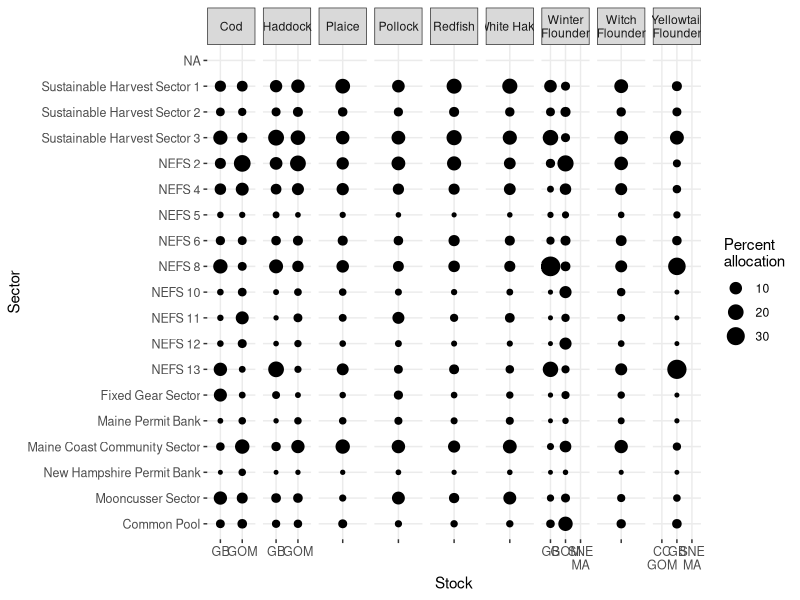
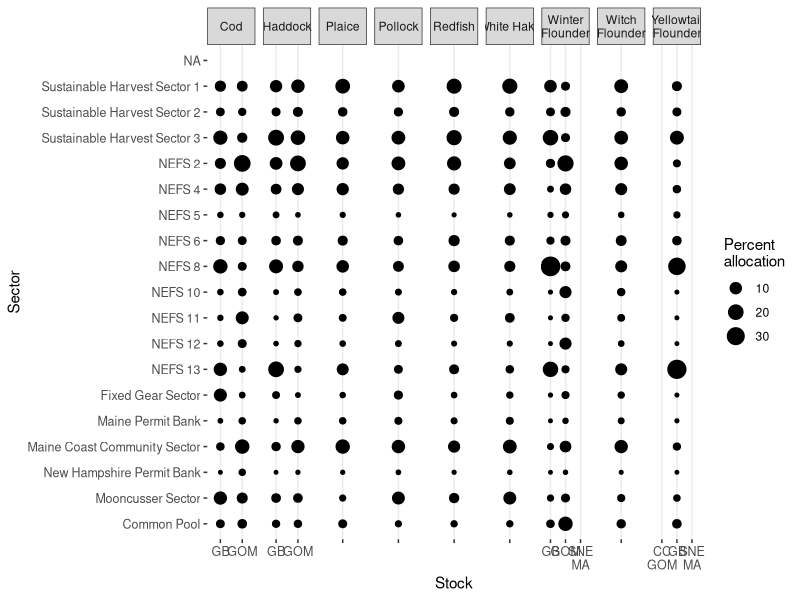
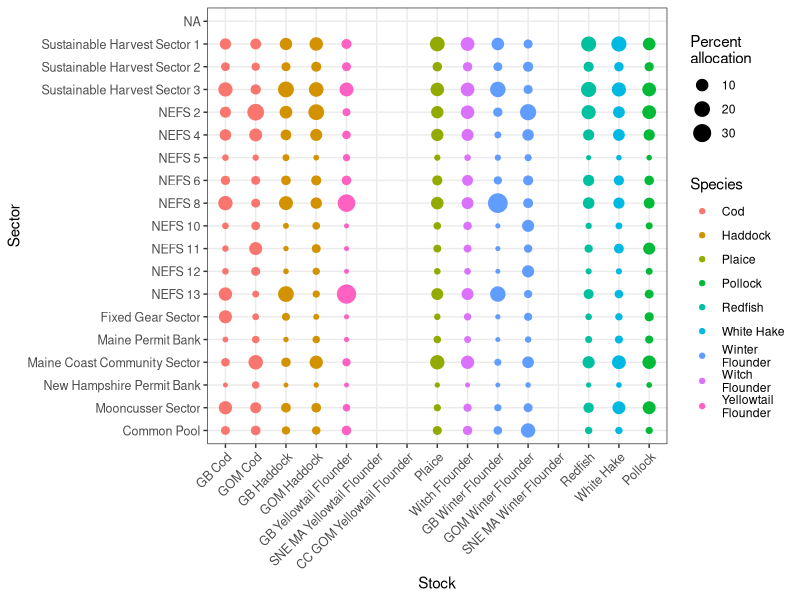

R code for these plots, in order:
#################################
#Zoe Kitchel
#20 Feb 2024
#This code makes visualization of sector allocations for NEFMC groundfish across sectors
##################################
##SETUP
##################################
library(ggplot2)
library(data.table)
##################################
#Pull in table from
#Federal Register :: Magnuson-Stevens Act Provisions; Fisheries of the Northeastern United States;
#Northeast Multispecies Fishery; Approval of 2023 and 2024 Sector Operations Plans and Allocation of
#2023 Northeast Multispecies Annual Catch Entitlements
#https://www.federalregister.gov/documents/2023/05/01/2023-09143/magnuson-stevens-act-provisions-fisheries-of-the-northeastern-united-states-northeast-multispecies

nefmc_multispecies_2023_allocation <- fread(file.path("figures","input_figures","raw","nefmc_multispecies_2023_allocation.csv"))

#wide to long
nefmc_multispecies_2023_allocation.long <- melt(nefmc_multispecies_2023_allocation,
                                                id.vars = c("Sector Name", "MRI Count"),
                                                value.name = "percent",
                                                variable.name = "stock")

#species key
species_stock_key <- data.table(stock = 
                                  c("GB Cod", "GOM Cod","GB Haddock",
                                  "GOM Haddock","GB Yellowtail Flounder", "SNE MA Yellowtail Flounder",
                                  "CC GOM Yellowtail Flounder", "Plaice", "Witch Flounder",
                                  "GB Winter Flounder", "GOM Winter Flounder","SNE MA Winter Flounder",
                                  "Redfish","White Hake", "Pollock" ),
                                species = 
                                 c("Cod", "Cod","Haddock",
                                    "Haddock","Yellowtail\nFlounder", "Yellowtail\nFlounder",
                                    "Yellowtail\nFlounder", "Plaice", "Witch\nFlounder",
                                    "Winter\nFlounder", "Winter\nFlounder","Winter\nFlounder",
                                    "Redfish","White Hake", "Pollock"),
                                location = 
                                  c("GB", "GOM","GB",
                                    "GOM","GB", "SNE\nMA",
                                    "CC\nGOM", "", "",
                                    "GB", "GOM","SNE\nMA",
                                    "","", ""))

#set factor orders
nefmc_multispecies_2023_allocation.long[,`Sector Name` := factor(`Sector Name`, levels = c( 
                                              "Common Pool", "Mooncusser Sector", "New Hampshire Permit Bank", "Maine Coast Community Sector",
                                               "Maine Permit Bank", "Fixed Gear Sector", "NEFS 13" ,
                                               "NEFS 12", "NEFS 11", "NEFS 10" ,
                                                "NEFS 8", "NEFS 6", "NEFS 5" ,"NEFS 4" ,"NEFS 2" ,
                                               "Sustainable Harvest Sector 3", "Sustainable Harvest Sector 2", "Sustainable Harvest Sector 1"))]

#add species column
nefmc_multispecies_2023_allocation.long <- nefmc_multispecies_2023_allocation.long[species_stock_key, on = "stock"]

#set stock as factor
nefmc_multispecies_2023_allocation.long[,stock := factor(stock, levels = c("GB Cod", "GOM Cod","GB Haddock",
                                                                           "GOM Haddock","GB Yellowtail Flounder", "SNE MA Yellowtail Flounder",
                                                                           "CC GOM Yellowtail Flounder", "Plaice", "Witch Flounder",
                                                                           "GB Winter Flounder", "GOM Winter Flounder","SNE MA Winter Flounder",
                                                                           "Redfish","White Hake", "Pollock"))]



#plot
ggplot(nefmc_multispecies_2023_allocation.long, aes(y = `Sector Name`, x = location)) + 
  geom_point(aes(size=percent)) +
  labs(y="Sector", x="Stock", size="Percent\nallocation") +
  facet_wrap(~species, scales = "free_x", nrow = 1) +
  theme_bw() + theme(axis.text.x=element_text(size=9),
                     axis.text.y=element_text(size=9),
                     plot.title=element_text(size=11),
                     panel.border = element_blank())

nefmc_multispecies_allocation_matrix_bw <-
ggplot(nefmc_multispecies_2023_allocation.long, aes(y = `Sector Name`, x = location)) + 
  geom_point(aes(size=percent)) +
  labs(y="Sector", x="Stock", size="Percent\nallocation") +
  facet_wrap(~species, scales = "free_x", nrow = 1) +
  theme_bw() + theme(axis.text.x=element_text(size=9),
                     axis.text.y=element_text(size=9),
                     plot.title=element_text(size=11),
                     panel.border = element_blank(),
                     panel.grid.major.y = element_blank())

ggsave(nefmc_multispecies_allocation_matrix_bw, path = file.path("figures","summaries"),
       filename = "nefmc_multispecies_allocation_matrix_bw.jpg",height = 6, width = 12)

#or
nefmc_multispecies_allocation_matrix_color <-
ggplot(nefmc_multispecies_2023_allocation.long, aes(y = `Sector Name`, x = stock, color = species)) + 
  geom_point(aes(size=percent)) +
  labs(y="Sector", x="Stock", size="Percent\nallocation", color = "Species") +
  theme_bw() + theme(axis.text.x=element_text(size=9, angle=45,hjust=1,vjust=1),
                     axis.text.y=element_text(size=9),
                     plot.title=element_text(size=11))

ggsave(nefmc_multispecies_allocation_matrix_color, path = file.path("figures","summaries"),
       filename = "nefmc_multispecies_allocation_matrix_color.jpg",height = 6, width = 12)
